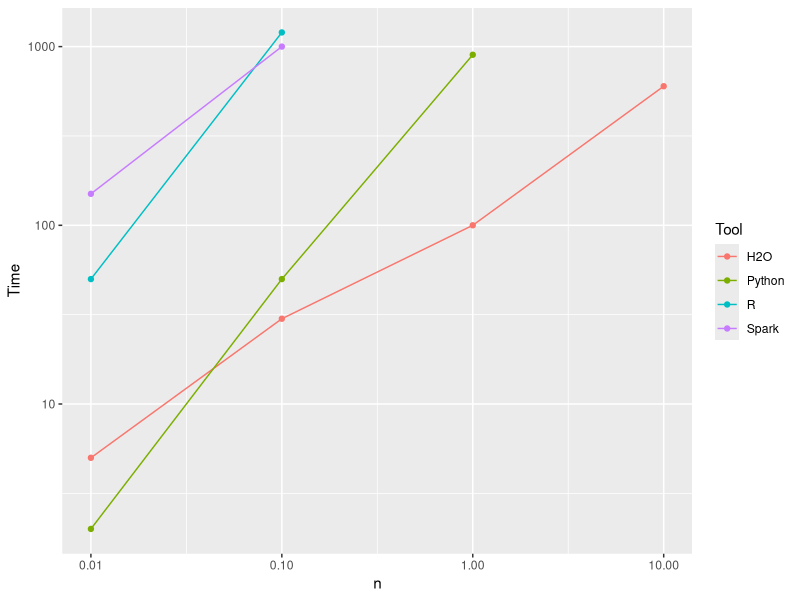
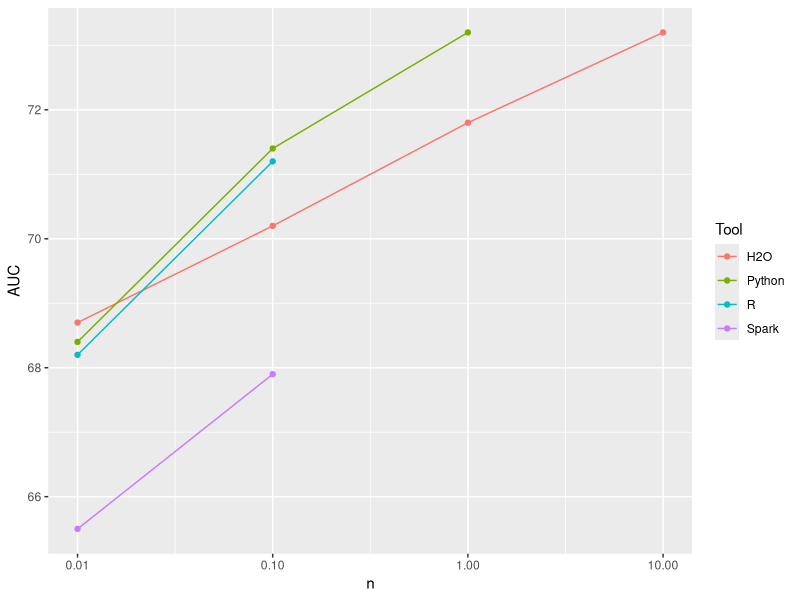

Recreate these plots in R, in order.

library(ggplot2)
library(readr)

d <- read_csv("x-run.csv")

ggplot(d, aes(x = n, y = Time, color = Tool)) +
  geom_point() + geom_line() +
  scale_x_log10(breaks = c(0.01,0.1,1,10)) +
  scale_y_log10()

ggplot(d, aes(x = n, y = AUC, color = Tool)) +
  geom_point() + geom_line() +
  scale_x_log10(breaks = c(0.01,0.1,1,10))


